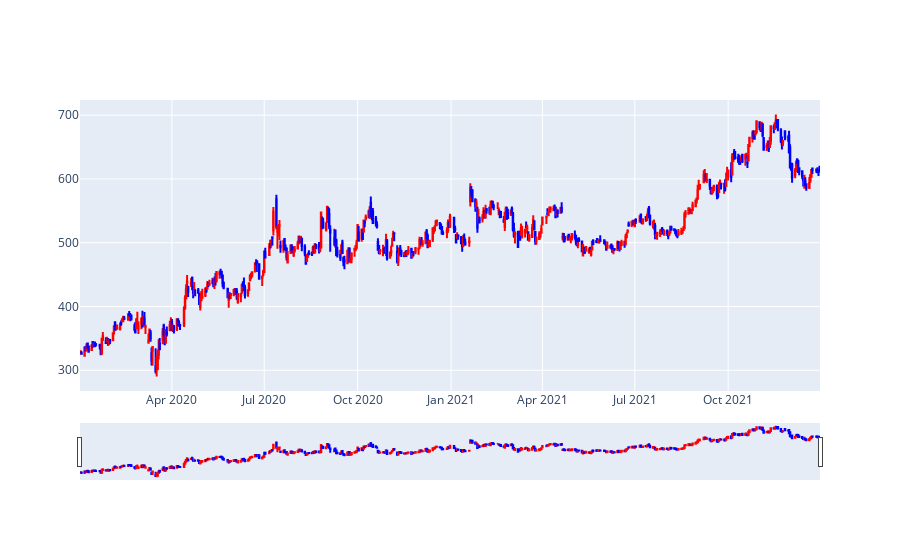

Notebook code for this chart:
### Code cell
# Figure 객체를 출력해보면 'Figure({'data': [], 'layout': {'template': '...'}})' 이런 구조의 속성 값이 나온 것을 확인할 수 있음
# Figure 객체를 최초 생성시 data에 대한 값을 주는 방법으로 캔들스틱을 구현 가능
# 'plotly'의 'layout'은 다양하기에 보다 간편하게 'updata_layout' 메서드로 업데이트 진행

fig = go.Figure(
    data = [go.Candlestick(     # go.Candlestick 그래프
        x=df.index,     # x축은 날짜로 표기
        open=df.Open,   # 시초가
        high=df.High,   # 고가
        low=df.Low,     # 저가
        close=df.Close, # 종가
        increasing_line_color='red',    # 주가 상승은 빨간색
        decreasing_line_color='blue',   # 주가 하락은 파란색
    )]
)

fig.show()

### Figure 1 — Plotly figure (JSON) as saved in the notebook; plotly's stock layout.template omitted (floating-point values rounded to 4 significant figures; data arrays with more than 128 entries replaced by an {"elided": "..."} marker saying what was removed)
{"data": [{"close": {"elided": "504 float values"}, "decreasing": {"line": {"color": "blue"}}, "high": {"elided": "504 float values"}, "increasing": {"line": {"color": "red"}}, "low": {"elided": "504 float values"}, "open": {"elided": "504 float values"}, "type": "candlestick", "x": {"elided": "504 str values"}}], "layout": {}}
